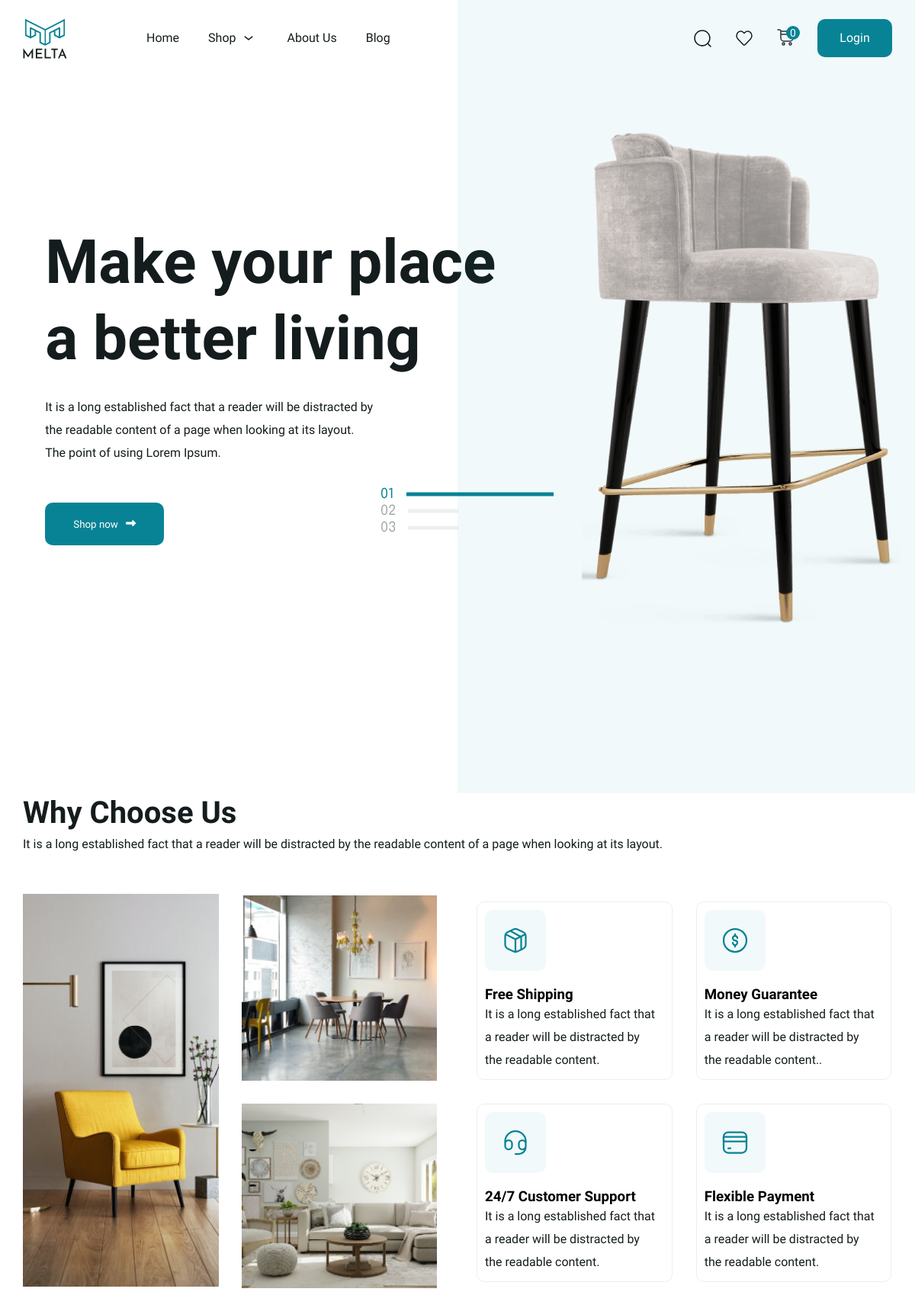
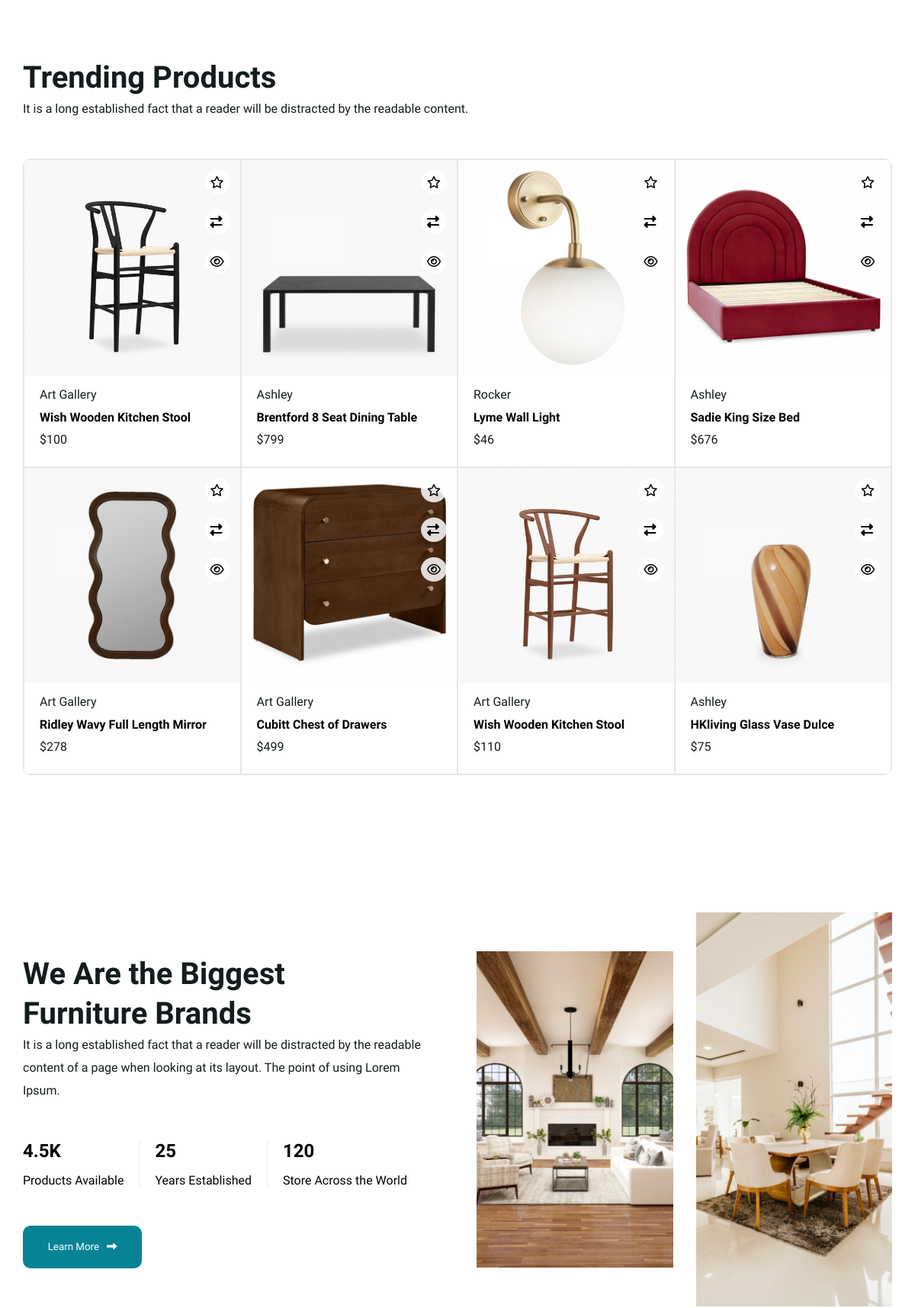
The page / (upper part) on the database its author committed (2 pictures, top to bottom).
### home/models.py (models this page shows, shortened)
class ProductImage(models.Model):
    product = models.ForeignKey(Products, related_name='images', on_delete=models.CASCADE)
    images = models.ImageField(upload_to='product_images/')

class Products(models.Model):
    name = models.CharField(max_length=60, blank=True)
    brand = models.ForeignKey(Brand, on_delete=models.CASCADE, related_name='products')
    price = models.BigIntegerField()
    color = models.ForeignKey(Color, on_delete=models.CASCADE, related_name='products')
    category = models.ForeignKey(Products_Categories, on_delete=models.CASCADE, related_name='products')
    descriptions=models.TextField( default=1  )
    weight = models.DecimalField( default=1.1 ,max_digits=5, decimal_places=2)
    width = models.DecimalField(default=1.1,max_digits=5, decimal_places=2)
    height = models.DecimalField(default=1.1,max_digits=5, decimal_places=2)
    depth = models.DecimalField(default=1.1,max_digits=5, decimal_places=2)
    instock = models.BooleanField(default=True)
    material = models.ManyToManyField(ProductMaterials,related_name='products', blank=True)

class Brand(models.Model):
    brand=models.CharField(max_length=40)
    def __str__(self):
        return self.brand

### home/views.py (the view)
# urls.py: path('', home_view,name="home"),
def home_view(request):
    user_order_summary = None
    order = None
    order_count = 0
    if request.user.is_authenticated:
        user_order_summary = UserOrderSummary.objects.get(user=request.user)
        order = Order.objects.filter(customers=request.user, status=False)
        order_count = order.count()
    products = Products.objects.all().annotate(average_rating=Avg('comments__rating'))
    products =  products.annotate(review_count=Count('comments')).order_by('-average_rating')[:8]
    products_category = Products_Categories.objects.annotate( items_count = Count('products') )
    context = {'user_order_summary':user_order_summary,'order':order,'order_count':order_count,"products":products,'products_category':products_category}
    return render(request,'homepage.html',context)

### templates/homepage.html (shortened to what this page needs)
{% load static %}
<!DOCTYPE html>
<html lang="en">
  <head>
    <link rel="stylesheet" href="{%static 'style.css'%}">
    <link rel="stylesheet" href="{% static 'product.css'%}">
    <link
      rel="stylesheet"
      href="https://cdnjs.cloudflare.com/ajax/libs/font-awesome/6.6.0/css/all.min.css"
    />
</head>
  <body>
    <div class="header">
      <div class="container">
        <div class="navbar">
            <div class="nav">
              <div class="logo_text">
                <a href="{% url 'home' %}">
                  <img
                src="/media/navbar-footer_img/homepage_logo.svg"
                  alt="header-logo"
                  class="header_logo"
                />
                </a>
              </div>
              <ul class="header_menu">
                <li><a href="{% url 'home' %}">Home</a></li>
                <li>
                  <a href="{% url 'products' %}">Shop <img src="/media/navbar-footer_img/down.svg" alt="down" /></a>
                </li>
                <li><a href="">About Us</a></li>
                <li><a href="">Blog</a></li>
              </ul>
            </div>
            <div class="nav_login">
              <ul class="header_icon">
                <li style='position:relative;display:flex;align-items:center'>
                    <img class="filter_icons_header" onclick='searchClick(event)' style='margin-left:10px;width:25px;height:25px'  src="/media/navbar-footer_img/search_icon.svg" alt="" />
                </li>
                <li>
                    <img class="filter_icons_header" src="/media/navbar-footer_img/fav_icon.svg" alt="" />
                </li>
                <li>
                  <button id="shop_btn" onclick="card_view()" class="icon_button">
                    <img class="filter_icons_header" src="/media/navbar-footer_img/shopbuy_icon.svg" alt="" />
                    <span id="shopcount">{{order_count}}</span>
                  </button>
                </li>
              </ul>
              {% if request.user.is_authenticated %}
              <div class="user_navbar">
                <a href="{% url 'my-order' %}">
                  <div class="user_img">
                    <img src="https://static.vecteezy.com/system/resources/previews/005/129/844/non_2x/profile-user-icon-isolated-on-white-background-eps10-free-vector.jpg" alt="">
                  </div>
                  <h6>{{request.user.first_name|title}} {{request.user.last_name|title}}</h6>
                </a>
              </div>
                {% else %}
                <button class="login-button"><span>Login</span></button>
              {% endif %}
            </div>
          </div>
      </div>
      <div class="pay">
        <div class="container">
          <div class="text">
            <h1>Make your place <br />a better living</h1>
            <p>
              It is a long established fact that a reader will be distracted by
              <br />
              the readable content of a page when looking at its layout.
              <br />The point of using Lorem Ipsum.
            </p>
            <div class="btn">
              <a href='{% url "products" %}' >
              <button  class="btn_shop">
                Shop now <i class="fa-solid fa-right-long"></i>
              </button>
            </a>
            </div>
          </div>
        </div>
      </div>
      <div class="right">
        <div class="position_right">
          <div class="right_img">
            <img src="/media/homepage-images/homepage img1.png" alt="Example Image" />
          </div>
          <span class="header_position">
            <img src="/media/homepage-images/Frame 1000001109.svg" alt="" />
            <img
              src="/media/homepage-images/Frame 1000001110.svg"
              alt=""
              class="header_position_2"
            />
            <img
              src="/media/homepage-images/Frame 1000001111.svg"
              alt=" "
              class="header_position_2"
            />
          </span>
        </div>
      </div>
    </div>
    <div class="container">
      <div class="choose">
        <div class="trending_text">
          <h1>Why Choose Us</h1>
          <span
            >It is a long established fact that a reader will be distracted by
            the readable content of a page when looking at its layout.</span
          >
        </div>
        <div class="choose_content">
          <div class="choose_content_left">
            <div class="choose_content_left1">
              <img src="/media/homepage-images/homepage img2.png" alt="png" />
            </div>
            <div class="choose_content_left2">
              <img src="/media/homepage-images/homepage img3.png" alt="" />
              <img src="/media/homepage-images/homepage img4.png" alt="" />
            </div>
          </div>
          <div class="choose_content_right">
            <div class="choose_icon">
              <div class="choose_icon_img">
                <img src="/media/homepage-images/box.svg" alt="" />
              </div>
              <div class="choose_text">
                <h3>Free Shipping</h3>
                <span
                  >It is a long established fact that <br />
                  a reader will be distracted by <br />
                  the readable content.</span
                >
              </div>
            </div>
            <div class="choose_icon">
              <div class="choose_icon_img">
                <img src="/media/homepage-images/dollar.svg" alt="" />
              </div>
              <div class="choose_text">
                <h3>Money Guarantee</h3>
                <span
                  >It is a long established fact that <br />
                  a reader will be distracted by <br />
                  the readable content..</span
                >
              </div>
            </div>
            <div class="choose_icon">
              <div class="choose_icon_img">
                <img src="/media/homepage-images/headphones.svg" alt="" />
              </div>
              <div class="choose_text">
                <h3>24/7 Customer Support</h3>
                <span
                  >It is a long established fact that <br />
                  a reader will be distracted by <br />
                  the readable content.</span
                >
              </div>
            </div>
            <div class="choose_icon">
              <div class="choose_icon_img">
                <img src="/media/homepage-images/card.svg" alt="" />
              </div>
              <div class="choose_text">
                <h3>Flexible Payment</h3>
                <span
                  >It is a long established fact that <br />
                  a reader will be distracted by <br />
                  the readable content.</span
                >
              </div>
            </div>
          </div>
        </div>
      </div>
      <div class="trending">
        <div class="trending_text">
          <h1>Trending Products</h1>
          <span
            >It is a long established fact that a reader will be distracted by
            the readable content.</span
          >
        </div>
        <div class="trending_products">
        {% for product in products %}
        <div class="trending_product">
                <div class="trending_img">
                        <a href="{% url 'products-details' product.id %}">
                          <div class="pro_img_slider">
                            {% for img in product.images.all  %}
                            <img  src="{{ img.images.url }}" alt=""  id="product_image_{{ product.id }}">
                            {% endfor %}
                          </div>
                        </a>
                        <div class="img_icons">
                          <i class="fa-regular fa-star product_icon_home"></i>
                          <i onmouseenter="pro_img_slider(event)" onmouseleave="pro_img_slider_stop(event)" class="fa-solid fa-right-left product_icon_home"></i>
                          <i  class="fa-regular fa-eye product_icon_home" onclick="toggleFullscreen(event,'product_image_{{ product.id }}')"></i>
                        </div>
                </div>
                <div class="trending_about">
                    <span>{{product.brand}}</span>
                <h4>{{product.name}}</h4>
                <span>${{product.price}}</span>
                </div>
          </div>
        {% endfor %}
        </div>
      </div>
      <div class="furniture">
        <div class="furniture_content">
          <div class="furniture_text">
            <h1>
              We Are the Biggest <br />
              Furniture Brands
            </h1>
            <span
              >It is a long established fact that a reader will be distracted by
              the readable content of a page when looking at its layout. The
              point of using Lorem Ipsum.</span
            >
          </div>
          <div class="furniture_number">
            <div class="furniture_number_col">
              <h2>4.5K</h2>
              <span>Products Available</span>
            </div>
            <div class="furniture_number_col">
              <h2>25</h2>
              <span>Years Established</span>
            </div>
            <div class="furniture_number_col1">
              <h2>120</h2>
              <span>Store Across the World</span>
            </div>
          </div>
          <div class="btn">
            <button class="furniture_btn">
              <span>Learn More</span><i class="fa-solid fa-right-long"></i>
            </button>
          </div>
        </div>
        <div class="furniture_img">
          <div class="furniture_img_col">
            <img src="/media/homepage-images/learnmore1.png" alt="furnite" />
          </div>
          <div class="furniture_img_col">
            <img src="/media/homepage-images/learnmore2.png" alt="furnite" />
          </div>
        </div>
      </div>
    </div>
</body>
</html>

### static/product.css (style rules this page uses)
* { margin: 0; padding: 0; box-sizing: border-box; border: none; text-decoration: none; list-style: none; font-family: "Epilogue", sans-serif; user-select: none; scroll-behavior: smooth; }
i { cursor: pointer; }
a { color: black; }
.container { width: 1140px; max-width: 95%; margin: 0 auto; }
.pro_img_slider { display: flex; overflow-x: hidden; }
.img_icons { display: flex; flex-direction: column; gap: 20px; position: absolute; right: 10px; top: 10px; }
.img_icons i { background-color: rgba(255, 255, 255, 0.838); border-radius: 50%; position: relative; padding: 8px; cursor: pointer; }

### rows shown on the page
Products: brand "Art Gallery", name "Wish Wooden Kitchen Stool", price "100"
ProductImage: images (picture)
Products: brand "Ashley", name "Brentford 8 Seat Dining Table", price "799"
ProductImage: images (picture)
Products: brand "Rocker", name "Lyme Wall Light", price "46"
ProductImage: images (picture)
Products: brand "Ashley", name "Sadie King Size Bed", price "676"
ProductImage: images (picture)
Products: brand "Art Gallery", name "Ridley Wavy Full Length Mirror", price "278"
ProductImage: images (picture)
Products: brand "Art Gallery", name "Cubitt Chest of Drawers", price "499"
ProductImage: images (picture)
Products: brand "Art Gallery", name "Wish Wooden Kitchen Stool", price "110"
ProductImage: images (picture)
Products: brand "Ashley", name "HKliving Glass Vase Dulce", price "75"
ProductImage: images (picture)

### other values the page prints
{{ order_count }} "0"
